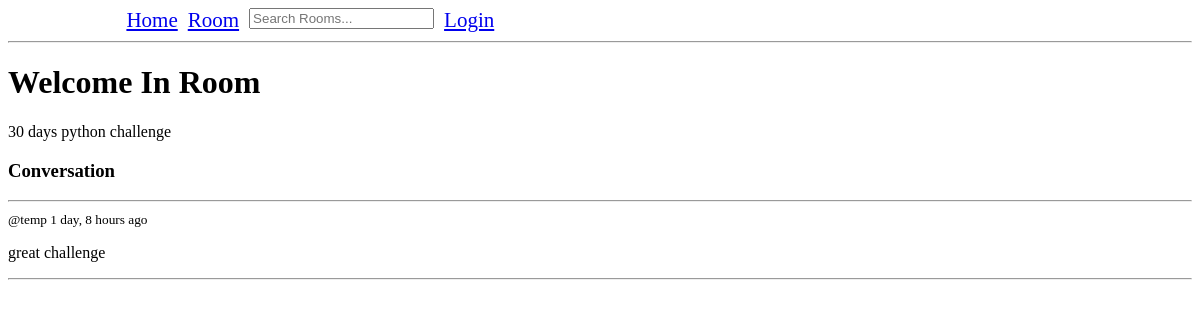
Screenshot of /room/7/ with the database file from the repository.
### base/models.py (models this page shows, shortened)
class Room(models.Model):
    class Meta:
        ordering = ['-updated', '-created']
    host = models.ForeignKey(User, on_delete = models.SET_NULL, null = True)
    topic = models.ForeignKey(Topic, on_delete = models.SET_NULL, null = True)
    name = models.CharField(max_length = 200)
    description = models.TextField(null = True, blank = True)
    participants = models.ManyToManyField(User, related_name = 'participants', blank = True)
    updated = models.DateTimeField(auto_now = True)
    created = models.DateTimeField(auto_now_add = True)

class Message(models.Model):
    class Meta:
        ordering = ['-updated', '-created']
    user = models.ForeignKey(User, on_delete = models.CASCADE)
    room = models.ForeignKey(Room, on_delete = models.CASCADE)
    body = models.TextField()
    updated = models.DateTimeField(auto_now = True)
    created = models.DateTimeField(auto_now_add = True)

### base/views.py (the view)
# urls.py: path('room/<str:room_id>/', views.room, name = "room"),
def room(request, room_id : str):
    room = Room.objects.get(id = room_id)
    room_messages = room.message_set.all()
    participants = room.participants.all()
    if request.method == 'POST':
        room_message = Message(user = request.user, room = room, body = request.POST.get('body'))
        room_message.save()
        room.participants.add(request.user)
        return redirect('room', room_id = room.id)
    context = {'room' : room, 'room_messages' : room_messages, 'participants' : participants}
    return render(request, 'base/room.html', context)

### base/templates/base/room.html (shortened to what this page needs)
{% extends 'main.html' %} {% block content %}
<div class="room-container">
  <div>
    <h1>Welcome In Room</h1>
    <p>{{room.name}}</p>
    <div class="comment-wrapper">
      <h3>Conversation</h3>
      <hr />
      {% for message in room_messages %}
      <div>
        <small> @{{message.user}} {{message.created|timesince}} ago </small>
        <p>{{message.body}}</p>
        <hr />
      </div>
      {% endfor %}
    </div>
 {% endblock content %}

### rows the page displays
Room: name "30 days python challenge"
Message: user "temp", created "1 day, 8 hours", body "great challenge"
